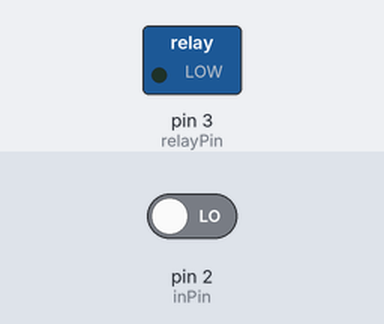
Bench run of a sketch on a simulated SparkFun Pro Micro, built with avr-gcc and run on an emulated ATmega32U4. Shown: switched loads named in the sketch (green lamp = pin HIGH). The inputs (shaded band) are chosen by the test bench; at power-on: pin 2 (inPin) LOW.

Above: at 1.2 s.
1.3 s: pin 2 (inPin) driven HIGH
At 2.3 s:
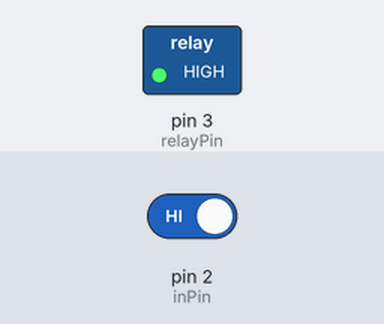
Timing chart, 0 to 8.8 s (numbered marks = the images above; inputs shaded):
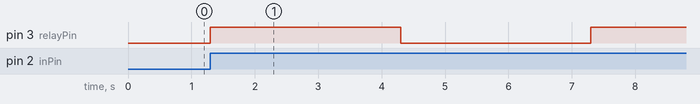

The sketch:

Security_Relay.ino
```cpp
// Security Relay - Pro Micro 5v
// @fabl3r

int relayPin = 3;  // relay pin
int inPin = 2;    // signal input pin
int val = 0;      // variable to store the read value
int count = 0;    // stores blink count

void setup() {

  pinMode(relayPin, OUTPUT);  // sets the digital pin 3 as output
  pinMode(inPin, INPUT);    // sets the digital pin 2 as input

}

void loop() {

  val = digitalRead(inPin);   // read the input pin
  if (val==1) {   // check for input signal

    while (count <= 10) { // blink 10 times

      digitalWrite(relayPin, HIGH);  // turns relay on
      delay(3000); // wait 3 seconds
      digitalWrite(relayPin, LOW);  // turns relay off
      delay(3000); // wait 3 seconds
      count += 1; // add 1 to blink count each blink

    }

    count = 0; // reset blink count when done

  }
}
```

Measured:
- after the input at 1.3 s, pin 3 (relayPin): LOW → HIGH at once, → LOW 3.0 s later, → HIGH 3.0 s later
